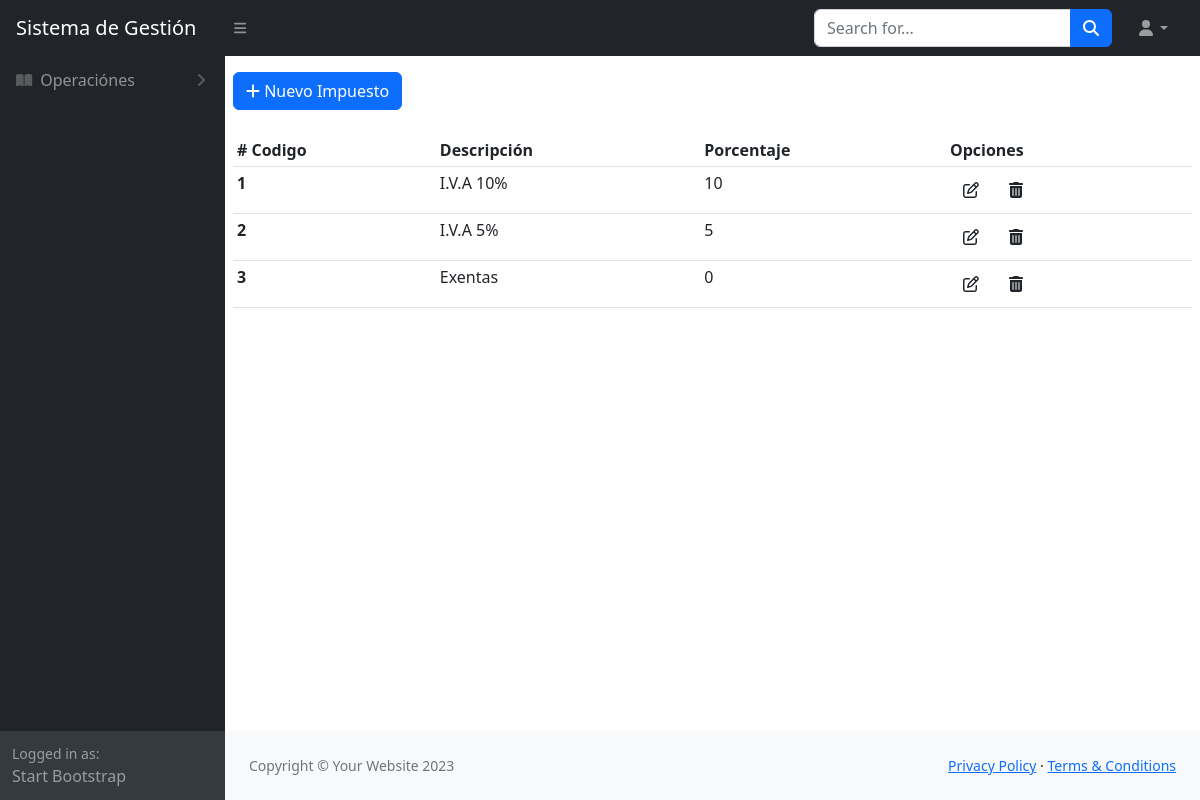
Page /impuestos/ on the committed database.
### impuestos/models.py (models this page shows)
class Impuestos(models.Model):
    descripcion = models.CharField(max_length=250)
    porcentaje = models.PositiveIntegerField()
    estado = models.BooleanField(default=True, blank=True, null=True)

### impuestos/views.py (the view)
# urls.py: path("", lista_impuesto, name="lista_impuesto"),
def lista_impuesto(request):
    if request.method == "GET":
        impuestos = Impuestos.objects.all()
        template_ = "impuesto.html"
        context = {"titulo": "Lista de Impuestos", "impuestos": impuestos}
    return render(request, template_name=template_, context=context)

### impuestos/templates/impuesto.html (shortened to what this page needs)
{% extends 'index.html' %}
{% load static %}
{% block content %}
<div class="my-2 p-2 ">
  <a href="nuevo_impuesto" class="btn btn-primary "><i class="fa-solid fa-plus"></i> Nuevo Impuesto</a>
</div>
<div class="p-2 ">
  <table class="table table-sm table-responsive" id="datatablesSimple">
    <thead>
      <tr>
        <th># Codigo</th>
        <th >Descripci&oacute;n</th>
        <th >Porcentaje</th>
        <th>Opciones</th>
      </tr>
    </thead>
    <tbody>
      {% for imp in impuestos %}
      <tr>
        <th > {{imp.id}} </th>
        <td> {{imp.descripcion}}</td>
        <td> {{imp.porcentaje}}</td>
        <td> <a href="{% url 'modificar_impuesto' imp.id %}" class="btn btn-ligth"> <i class="fa-regular fa-pen-to-square"></i> </a>
          <a href="#" class="btn btn-ligth" onclick="confirmarEliminacion('{{ imp.id }}')"><i class="fa-solid fa-trash-can"></i></a>
        </td>
      </tr>
      {% endfor %}
    </tbody>
  </table>
</div>
{% endblock %}

### rows in the picture
Impuestos: id "1", descripcion "I.V.A 10%", porcentaje "10"
Impuestos: id "2", descripcion "I.V.A 5%", porcentaje "5"
Impuestos: id "3", descripcion "Exentas", porcentaje "0"
